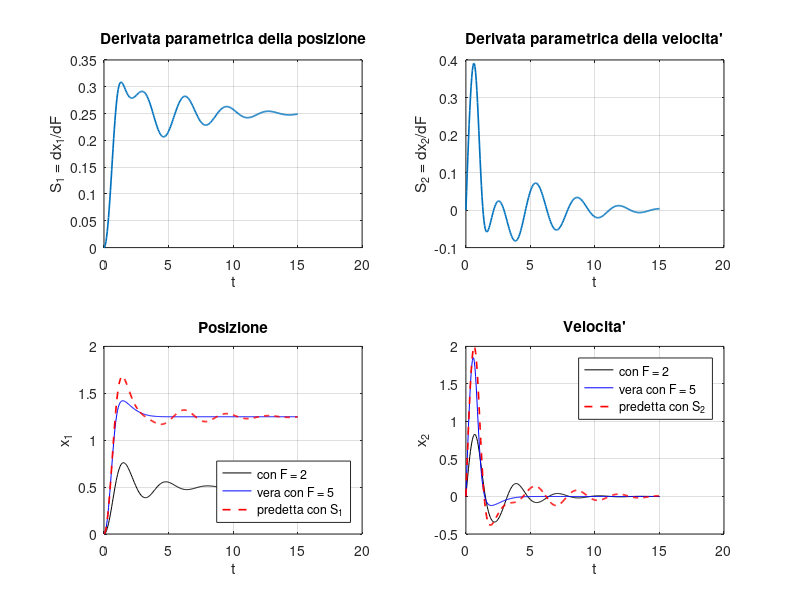

The MATLAB source for this figure:
function esempio_sensibilita_ode45
%ESEMPIO_SENSIBILITA_ODE45  Derivate parametriche a tempo continuo, con ode45.
%
% Esempio minimo dei concetti della sezione 5 di DOCUMENTS/Linearizzazione_MPC.pdf
% (paragrafo "Espressione generale"), su un sistema massa-molla-smorzatore.
%
% Sistema, con stato x = (x1, x2) = (posizione, velocita') e forza F costante:
%   dx1/dt = x2
%   dx2/dt = ( F - k*x1 - c(x1)*x2 ) / m
% Il coefficiente che dipende dallo stato e' lo smorzamento, con relazione nota:
%   c(x1) = c0 + c1*x1^2
% La forza F e' il parametro rispetto a cui si deriva.
%
% Derivate parametriche dello stato, S = dx/dF = (S1, S2):
%   dS/dt = (df/dx)*S + df/dF,      S(0) = 0
% con le due jacobiane del secondo membro f
%   df/dx = [          0                    1     ]      df/dF = [  0  ]
%           [ -(k + 2*c1*x1*x2)/m      -c(x1)/m   ]              [ 1/m ]
%
% Lo script:
%   1) integra insieme stato e derivate con la forza F
%   2) con S predice la traiettoria che si avrebbe con un'altra forza,
%      senza integrare di nuovo:  x(t) + S(t)*delta_F
%   3) la confronta con la traiettoria vera, integrata con la nuova forza

%% Coefficienti del sistema
m  = 1;                 % massa
k  = 4;                 % molla
c0 = 0.4;               % smorzatore: c(x1) = c0 + c1*x1^2
c1 = 2;

%% Punto attorno a cui si linearizza
x0 = [0; 0];                        % stato iniziale, noto
F  = 2;                             % forza, costante nel tempo
t  = linspace(0, 15, 301)';         % istanti in cui leggere la soluzione

opzioni = odeset('RelTol', 1e-8, 'AbsTol', 1e-10);

%% 1) Stato e derivate parametriche, integrati insieme
% z = [x1; x2; S1; S2]. S(0) = 0: lo stato iniziale non dipende da F.
z0 = [x0; 0; 0];
[~, z] = ode45(@(t, z) stato_e_derivate(z, F, m, k, c0, c1), t, z0, opzioni);
x1 = z(:, 1);       x2 = z(:, 2);
S1 = z(:, 3);       S2 = z(:, 4);

%% 2) Predizione al primo ordine con un'altra forza, F + delta_F
delta_F = 3;
x1_predetto = x1 + S1*delta_F;
x2_predetto = x2 + S2*delta_F;

%% 3) Traiettoria vera con la nuova forza
[~, z] = ode45(@(t, z) stato_e_derivate(z, F + delta_F, m, k, c0, c1), t, z0, opzioni);
x1_vero = z(:, 1);
x2_vero = z(:, 2);

fprintf('Con delta_F = %.2f, scarto massimo tra predizione al primo ordine e traiettoria vera:\n', delta_F);
fprintf('   x1  %.2e      x2  %.2e\n', max(abs(x1_predetto - x1_vero)), max(abs(x2_predetto - x2_vero)));

% La retta vale vicino al punto di linearizzazione: lo scarto cresce con delta_F
fprintf('\n     delta_F      scarto massimo su x1\n');
for prova = [0.1 0.5 1 2]
    [~, z] = ode45(@(t, z) stato_e_derivate(z, F + prova, m, k, c0, c1), t, z0, opzioni);
    fprintf('   %5.2f      %.2e\n', prova, max(abs(x1 + S1*prova - z(:, 1))));
end

%% Grafici
figure('Name', 'Derivate parametriche a tempo continuo', 'Color', 'w');

subplot(2, 2, 1)
plot(t, S1, 'LineWidth', 1.2), grid on
xlabel('t'), ylabel('S_1 = dx_1/dF')
title('Derivata parametrica della posizione')

subplot(2, 2, 2)
plot(t, S2, 'LineWidth', 1.2), grid on
xlabel('t'), ylabel('S_2 = dx_2/dF')
title('Derivata parametrica della velocita''')

subplot(2, 2, 3)
plot(t, x1, 'k', t, x1_vero, 'b', t, x1_predetto, 'r--', 'LineWidth', 1.2), grid on
xlabel('t'), ylabel('x_1')
legend(sprintf('con F = %g', F), sprintf('vera con F = %g', F + delta_F), ...
    'predetta con S_1', 'Location', 'southeast')
title('Posizione')

subplot(2, 2, 4)
plot(t, x2, 'k', t, x2_vero, 'b', t, x2_predetto, 'r--', 'LineWidth', 1.2), grid on
xlabel('t'), ylabel('x_2')
legend(sprintf('con F = %g', F), sprintf('vera con F = %g', F + delta_F), ...
    'predetta con S_2', 'Location', 'northeast')
title('Velocita''')

end

function dt_z = stato_e_derivate(z, F, m, k, c0, c1)
% Secondo membro del sistema aumentato: stato x e derivate parametriche S.
x = z(1:2);
S = z(3:4);

% Coefficiente che dipende dallo stato, e sua derivata rispetto a x1
c      = c0 + c1*x(1)^2;
dx1_c = 2*c1*x(1);

% Stato: dx/dt = f(x, F) 
dt_x = [x(2); ...
     (F - k*x(1) - c*x(2)) / m];

% Jacobiane di f, valutate nello stato attuale
dx_f = [ 0,                        1; ...
         -(k + dx1_c*x(2)) / m,   -c / m];
dF_f = [0; ...
         1 / m];

% Derivate parametriche: dS/dt = (df/dx)*S + df/dF
dt_S = dx_f*S + dF_f;

dt_z = [dt_x; dt_S];
end
